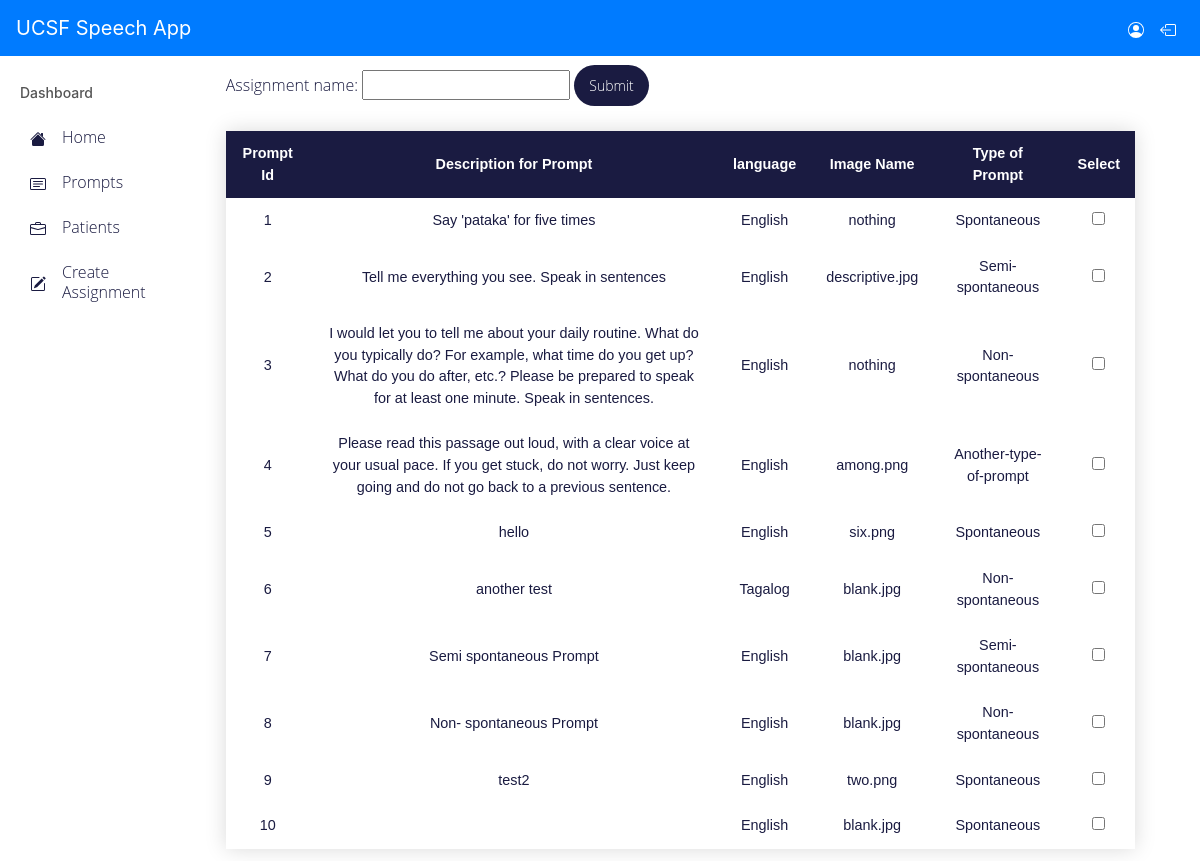
The app's page /expertPortal/create_asg (signed in) with its own data.
### database.py (models this page shows)
class Prompt(db.Model):
    __tablename__ = "Prompts"
    promptId = db.Column(db.Integer, primary_key=True)
    descriptionPrompt = db.Column(db.Text, nullable=False)
    languageId = db.Column(db.Integer, db.ForeignKey("Languages.languageId", onupdate="CASCADE", ondelete="CASCADE"),
                         nullable=False)
    language = db.relationship("Language", backref=db.backref("Prompts", lazy=True, cascade="all, delete, delete-orphan"))
    expertId = db.Column(db.Integer, db.ForeignKey("Experts.expertId", onupdate="CASCADE", ondelete="CASCADE"),
                           nullable=False)
    expert = db.relationship("Expert",
                               backref=db.backref("Prompts", lazy=True, cascade="all, delete, delete-orphan"))
    imageId = db.Column(db.Integer, db.ForeignKey("Images.imageId", onupdate="CASCADE", ondelete="CASCADE"),
                           nullable=True)
    image = db.relationship("Image",
                               backref=db.backref("Prompts", lazy=True, cascade="all, delete, delete-orphan"))
    typeOfPromptId = db.Column(db.Integer, db.ForeignKey("TypeOfPrompts.typeOfPromptId", onupdate="CASCADE", ondelete="CASCADE"),
                        nullable=False)
    typeOfPrompt = db.relationship("TypeOfPrompt",
                            backref=db.backref("Prompts", lazy=True, cascade="all, delete, delete-orphan"))
    groupOfPrompt =  db.relationship('ListGroup', lazy='subquery',
		back_populates='prompt', cascade="all, delete, delete-orphan")

class Language(db.Model):
    __tablename__ = "Languages"
    languageId = db.Column(db.Integer, primary_key=True)
    name = db.Column(db.String(100), nullable=False)
    prefix = db.Column(db.String(50))

class Image(db.Model):
    __tablename__ = "Images"
    imageId = db.Column(db.Integer, primary_key=True)
    filePath =db.Column(db.Text, nullable=False)
    name = db.Column(db.String(100), nullable= False)

class TypeOfPrompt(db.Model):
    __tablename__ = "TypeOfPrompts"
    typeOfPromptId = db.Column(db.Integer, primary_key=True)
    name = db.Column(db.String(150), nullable=False)
    description = db.Column(db.String(150), nullable=False)

### app.py (the view)
@app.route('/expertPortal/create_asg',methods=['GET','POST'])
@login_required
def create_asg():
    if request.method=="GET":
        return render_template('create_asg.html', list_prompts = list_prompts())
    if request.method=="POST":
        print(request.json)
        return render_template('create_asg.html',list_prompts = list_prompts(), asg_created= create_asg_dynamically(request.json))

### app.py (called while the page is built)
@login_manager.user_loader
def load_user(user_id):
	return get_user_by_id(user_id)

@app.after_request
def after_request(response):
  response.headers.add('Access-Control-Allow-Origin', '*')
  response.headers.add("Access-Control-Allow-Methods", "GET,DELETE,POST,PUT")
  response.headers.add("Access-Control-Allow-Headers", "Access-Control-Allow-Headers, Origin,Accept, X-Requested-With, Content-Type, Access-Control-Request-Method, Access-Control-Request-Headers")
  return response

### assignment_helper.py (called while the page is built)
def list_prompts():
    dict_to_return = []
    prompts = db.session.query(Prompt,Prompt.promptId,Prompt.descriptionPrompt,Language.name,Image.name,TypeOfPrompt.name).join(Language,Language.languageId==Prompt.languageId).join(Image,Image.imageId==Prompt.imageId).join(TypeOfPrompt,TypeOfPrompt.typeOfPromptId==Prompt.typeOfPromptId).join(Expert,Expert.expertId==Prompt.expertId).join(User,User.userId==Expert.userId).filter(User.userId==get_patient_id()).all()
    print(prompts)
    for i in prompts:
        info = {'promptId':i[1],'descriptionPrompt':i[2],'language':i[3],'image':i[4],'type_prompt':i[5]}
        dict_to_return.append(info)
    print(dict_to_return)
    return dict_to_return

def get_patient_id():
    if current_user.is_authenticated:
        patient = current_user.get_id()
        print("Patient id: %s",patient)
        return patient
    return "user is not a patient"

### database.py (called while the page is built)
    def get_id(self):
        return self.userId

### helper_functions.py (called while the page is built)
def get_user_by_id(user_id):
    user = db.session.query(User).filter(User.userId== user_id).first()
    if user is not None:
        return user
    else:
        return None

### templates/create_asg.html (shortened to what this page needs)
<!DOCTYPE html>
<html lang="en">
  <head>
      <link href="/static/css/create_asg.css" rel="stylesheet" type="text/css">
      <link rel="stylesheet" href= "https://maxcdn.bootstrapcdn.com/bootstrap/4.3.1/css/bootstrap.min.css">
  </head>
  <body>
    <div class="menu-container">
      <expert-menu></expert-menu>
      <div class="other-items">
        <section class="asg-list-items">
          <label>Assignment name:</label>
          <input type="text" id="asg">
          <input type="button" id="Submit" value="Submit" onclick="getSelected()">
        </section>
        <section class="asg-list-items">
          <table id="promptInfo">
            <tr>
              <th>Prompt Id</th>
              <th>Description for Prompt</th>
              <th>language</th>
              <th>Image Name</th>
              <th>Type of Prompt</th>
              <th>Select</th>
            </tr>
            {% for i in list_prompts %}
              <tr>
                <td>{{ i.promptId }}</td>
                <td>{{ i.descriptionPrompt }}</td>
                <td>{{ i.language }}</td>
                <td>{{ i.image }}</td>
                <td>{{ i.type_prompt }}</td>
                <td><input type="checkbox" id="prompt"></td>
              </tr>
              {% endfor %}
            </table>
          </section>
      </div>
    </div>
  </body>
</html>

### static/css/create_asg.css (style rules this page uses)
:root { --main-background-color:#EBE7E0; --primary-blue-color:#165EA0; --secondary-background-color: white; --text-font-family: 'Open Sans Light', sans-serif; --body-text-color: #1A1B41; --border-box-shadow:#e7e7e7; }
.menu-container { display:flex; padding-top: 65px; }
.other-items { background-color: var(--text-font-family); margin-left: 50px; }
.asg-list-items { font-family: var(--text-font-family); color: var(--body-text-color); width:100%; }
#promptInfo { border-collapse: collapse; margin: 25px 0; margin-right:65px; font-size: 0.9em; font-family: sans-serif; min-width: 400px; box-shadow: 0 0 20px rgba(0, 0, 0, 0.15); }
#promptInfo th { background-color: var(--body-text-color); color: white; text-align: center; padding: 12px 15px; }
#promptInfo td { padding: 12px 15px; text-align: center; }
#Submit { box-shadow: none; font-size: 14px; font-family: var(--text-font-family); padding: 10px 15px 10px 15px; background-color: var(--body-text-color); color: white; border:none; border-radius:30px; }

### static/css/expertMenu.css (style rules this page uses)
:root { --main-background-color:#EBE7E0; --primary-blue-color:#165EA0; --secondary-background-color: white; --text-font-family: 'Open Sans Light', sans-serif; --body-text-color: #1A1B41; --border-box-shadow:#e7e7e7; --menu-text: #cccccb; }

### records on screen
Prompt: promptId "1", descriptionPrompt "Say 'pataka' for five times", language "English", image "nothing", type_prompt "Spontaneous"
Prompt: promptId "2", descriptionPrompt "Tell me everything you see. Speak in sentences", language "English", image "descriptive.jpg", type_prompt "Semi-spontaneous"
Prompt: promptId "3", descriptionPrompt "I would let you to tell me about your daily routine. What do you typically do? For example, what time do you get up? What do you do after, etc.? Please be prepared to speak for at least one minute. Speak in sentences.", language "English", image "nothing", type_prompt "Non-spontaneous"
Prompt: promptId "4", descriptionPrompt "Please read this passage out loud, with a clear voice at your usual pace. If you get stuck, do not worry. Just keep going and do not go back to a previous sentence.", language "English", image "among.png", type_prompt "Another-type-of-prompt"
Prompt: promptId "5", descriptionPrompt "hello", language "English", image "six.png", type_prompt "Spontaneous"
Prompt: promptId "6", descriptionPrompt "another test", language "Tagalog", image "blank.jpg", type_prompt "Non-spontaneous"
Prompt: promptId "7", descriptionPrompt "Semi spontaneous Prompt", language "English", image "blank.jpg", type_prompt "Semi-spontaneous"
Prompt: promptId "8", descriptionPrompt "Non- spontaneous Prompt", language "English", image "blank.jpg", type_prompt "Non-spontaneous"
Prompt: promptId "9", descriptionPrompt "test2", language "English", image "two.png", type_prompt "Spontaneous"
Prompt: promptId "10", language "English", image "blank.jpg", type_prompt "Spontaneous"
